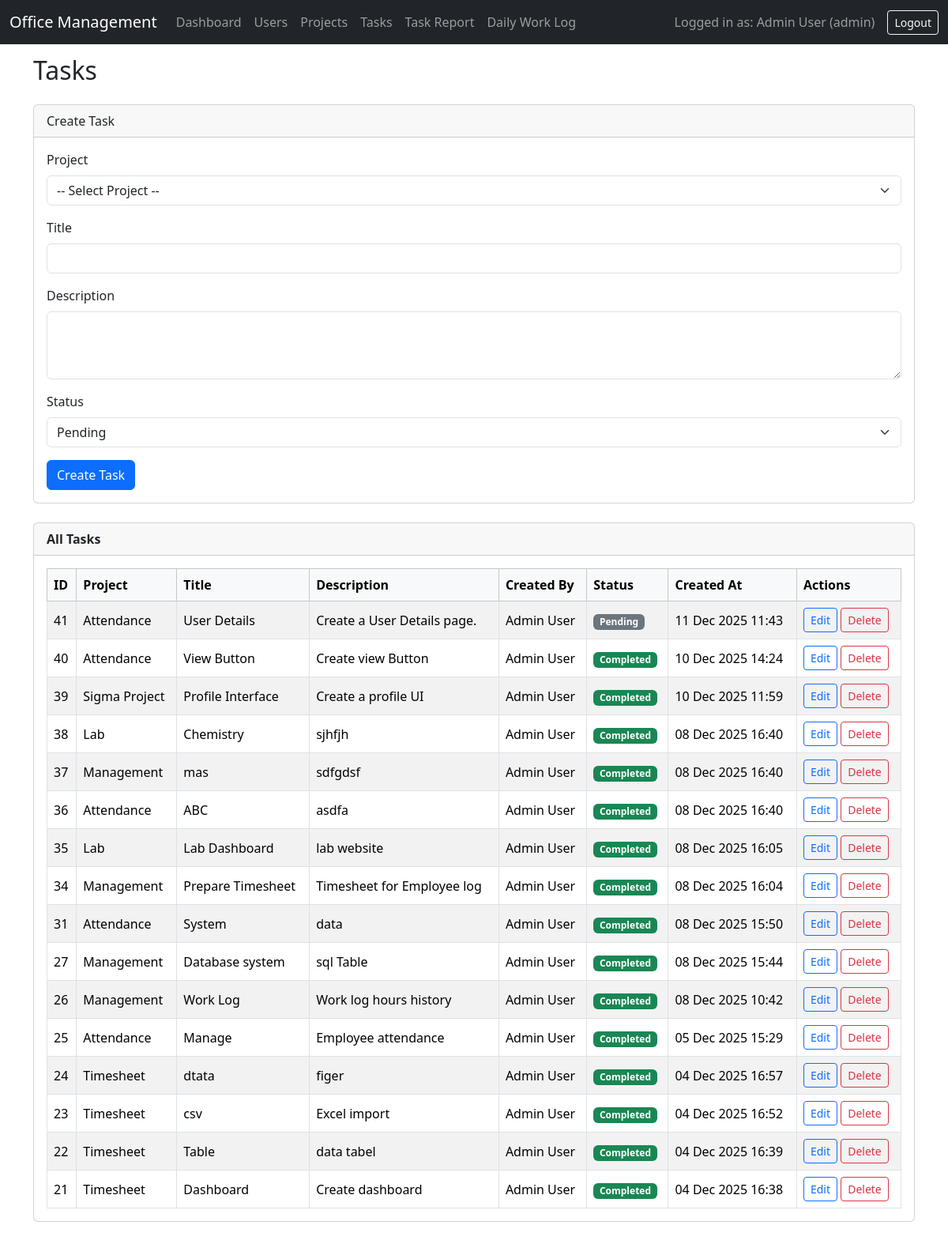
Screenshot of /tasks.php (signed in) with the database file from the repository.
### tables this page shows
CREATE TABLE `tasks` (
  `id` int(11) NOT NULL,
  `project_id` int(11) NOT NULL,
  `title` varchar(255) NOT NULL,
  `description` text DEFAULT NULL,
  `created_by` int(11) NOT NULL,
  `status` enum('pending','in_progress','completed') NOT NULL DEFAULT 'pending',
  `start_date` date DEFAULT NULL,
  `due_date` date DEFAULT NULL,
  `created_at` datetime NOT NULL DEFAULT current_timestamp()
);

CREATE TABLE `projects` (
  `id` int(11) NOT NULL,
  `name` varchar(255) NOT NULL,
  `description` text DEFAULT NULL,
  `created_by` int(11) NOT NULL,
  `created_at` datetime NOT NULL DEFAULT current_timestamp()
);

CREATE TABLE `users` (
  `id` int(11) NOT NULL,
  `full_name` varchar(100) NOT NULL,
  `first_name` varchar(100) DEFAULT NULL,
  `last_name` varchar(100) DEFAULT NULL,
  `username` varchar(50) NOT NULL,
  `email` varchar(191) DEFAULT NULL,
  `mobile` varchar(20) DEFAULT NULL,
  `phone` varchar(20) DEFAULT NULL,
  `address` text DEFAULT NULL,
  `social_facebook` varchar(191) DEFAULT NULL,
  `social_linkedin` varchar(191) DEFAULT NULL,
  `social_instagram` varchar(191) DEFAULT NULL,
  `social_twitter` varchar(191) DEFAULT NULL,
  `social_other` varchar(191) DEFAULT NULL,
  `profile_image` varchar(191) DEFAULT NULL,
  `password` varchar(255) NOT NULL,
  `role` enum('admin','manager','employee') NOT NULL DEFAULT 'employee',
  `created_at` datetime NOT NULL DEFAULT current_timestamp()
);

### tasks.php (the view, shortened to what this page needs)
<?php
require_once 'config.php';
$projects = [];
$projectRes = $mysqli->query("SELECT id, name FROM projects ORDER BY name");
if ($projectRes) {
    while ($row = $projectRes->fetch_assoc()) {
        $projects[] = $row;
    }
}
$allowedSorts = [
    'id_asc'          => 't.id ASC',
    'id_desc'         => 't.id DESC',
    'title_asc'       => 't.title ASC',
    'title_desc'      => 't.title DESC',
    'created_at_desc' => 't.created_at DESC',
    'created_at_asc'  => 't.created_at ASC',
    'status_asc'      => 't.status ASC',
    'status_desc'     => 't.status DESC',
];
$sortKey = $_GET['sort'] ?? 'created_at_desc';
$orderBy = $allowedSorts[$sortKey];
$query = "
    SELECT
        t.*,
        u.full_name AS created_by_name,
        p.name      AS project_name,
        EXISTS(
            SELECT 1
            FROM timesheets ts
            WHERE ts.task_id = t.id
              AND ts.manager_approved = 1
              AND LOWER(TRIM(ts.status)) = 'completed'
        ) AS has_approved
    FROM tasks t
    LEFT JOIN users    u ON t.created_by  = u.id
    LEFT JOIN projects p ON t.project_id = p.id
    ORDER BY {$orderBy}
";
$result = $mysqli->query($query);
$tasks  = [];
if ($result) {
    while ($row = $result->fetch_assoc()) {
        $tasks[] = $row;
    }
}
include 'header.php';
?>
<div class="d-flex justify-content-between align-items-center mb-4">
  <h2 class="mb-0">Tasks</h2>
</div>
<div class="card mb-4">
  <div class="card-header">Create Task</div>
  <div class="card-body">
    <?php if (!$projects): ?>
      <p class="text-muted mb-0">No projects available yet. Please create a project first.</p>
    <?php else: ?>
    <form method="post">
      <div class="mb-3">
        <label class="form-label">Project</label>
        <select name="project_id" class="form-select" required>
          <option value="">-- Select Project --</option>
        </select>
      </div>
      <div class="mb-3">
        <label class="form-label">Title</label>
        <input type="text" name="title" class="form-control" required>
      </div>
      <div class="mb-3">
        <label class="form-label">Description</label>
        <textarea name="description" class="form-control" rows="3"></textarea>
      </div>
      <div class="mb-3">
        <label class="form-label">Status</label>
        <select name="status" class="form-select">
          <option value="pending">Pending</option>
        </select>
      </div>
      <button type="submit" class="btn btn-primary">Create Task</button>
    </form>
    <?php endif; ?>
  </div>
</div>
<div class="card">
  <div class="card-header">
    <strong>All Tasks</strong>
  </div>
  <div class="card-body table-responsive">
    <table class="table table-striped table-bordered align-middle mb-0">
      <thead class="table-light">
        <tr>
          <th>ID</th>
          <th>Project</th>
          <th>Title</th>
          <th>Description</th>
          <th>Created By</th>
          <th>Status</th>
          <th>Created At</th>
          <th>Actions</th>
        </tr>
      </thead>
      <tbody>
        <?php if (!$tasks): ?>
          <tr>
            <td colspan="8" class="text-center text-muted">No tasks yet.</td>
          </tr>
        <?php else: ?>
          <?php foreach ($tasks as $t): ?>
            <tr>
              <td><?php echo (int)$t['id']; ?></td>
              <td><?php echo htmlspecialchars($t['project_name'] ?? ''); ?></td>
              <td><?php echo htmlspecialchars($t['title']); ?></td>
              <td><?php echo nl2br(htmlspecialchars($t['description'])); ?></td>
              <td><?php echo htmlspecialchars($t['created_by_name'] ?? ''); ?></td>
              <td>
                <span class="badge
                  <?php echo $t['status'] === 'completed' ? 'bg-success' :
                               ($t['status'] === 'in_progress' ? 'bg-warning text-dark' : 'bg-secondary'); ?>">
                  <?php echo htmlspecialchars(ucfirst($t['status'])); ?>
                </span>
              </td>
              <td>
                <?php
                $createdAt = !empty($t['created_at'])
                    ? date('d M Y H:i', strtotime($t['created_at']))
                    : '-';
                echo htmlspecialchars($createdAt);
                ?>
              </td>
              <td>
                <a href="task_edit.php?id=<?php echo (int)$t['id']; ?>" class="btn btn-sm btn-outline-primary">
                  Edit
                </a>
                <form method="post" class="d-inline"
                      onsubmit="return confirm('Are you sure you want to delete this task? This may also remove related timesheet entries.');">
                  <button type="submit" class="btn btn-sm btn-outline-danger">
                    Delete
                  </button>
                </form>
              </td>
            </tr>
          <?php endforeach; ?>
        <?php endif; ?>
      </tbody>
    </table>
  </div>
</div>
<?php include 'footer.php'; ?>

### rows the page displays
tasks: id "41", project.name "Attendance", title "User Details", description "Create a User Details page.", created_by.full_name "Admin User", status "Pending", created_at "11 Dec 2025 11:43"
tasks: id "40", project.name "Attendance", title "View Button", description "Create view Button", created_by.full_name "Admin User", status "Completed", created_at "10 Dec 2025 14:24"
tasks: id "39", project.name "Sigma Project", title "Profile Interface", description "Create a profile UI", created_by.full_name "Admin User", status "Completed", created_at "10 Dec 2025 11:59"
tasks: id "38", project.name "Lab", title "Chemistry", description "sjhfjh", created_by.full_name "Admin User", status "Completed", created_at "08 Dec 2025 16:40"
tasks: id "37", project.name "Management", title "mas", description "sdfgdsf", created_by.full_name "Admin User", status "Completed", created_at "08 Dec 2025 16:40"
tasks: id "36", project.name "Attendance", title "ABC", description "asdfa", created_by.full_name "Admin User", status "Completed", created_at "08 Dec 2025 16:40"
tasks: id "35", project.name "Lab", title "Lab Dashboard", description "lab website", created_by.full_name "Admin User", status "Completed", created_at "08 Dec 2025 16:05"
tasks: id "34", project.name "Management", title "Prepare Timesheet", description "Timesheet for Employee log", created_by.full_name "Admin User", status "Completed", created_at "08 Dec 2025 16:04"
tasks: id "31", project.name "Attendance", title "System", description "data", created_by.full_name "Admin User", status "Completed", created_at "08 Dec 2025 15:50"
tasks: id "27", project.name "Management", title "Database system", description "sql Table", created_by.full_name "Admin User", status "Completed", created_at "08 Dec 2025 15:44"
tasks: id "26", project.name "Management", title "Work Log", description "Work log hours history", created_by.full_name "Admin User", status "Completed", created_at "08 Dec 2025 10:42"
tasks: id "25", project.name "Attendance", title "Manage", description "Employee attendance", created_by.full_name "Admin User", status "Completed", created_at "05 Dec 2025 15:29"
tasks: id "24", project.name "Timesheet", title "dtata", description "figer", created_by.full_name "Admin User", status "Completed", created_at "04 Dec 2025 16:57"
tasks: id "23", project.name "Timesheet", title "csv", description "Excel import", created_by.full_name "Admin User", status "Completed", created_at "04 Dec 2025 16:52"
tasks: id "22", project.name "Timesheet", title "Table", description "data tabel", created_by.full_name "Admin User", status "Completed", created_at "04 Dec 2025 16:39"
tasks: id "21", project.name "Timesheet", title "Dashboard", description "Create dashboard", created_by.full_name "Admin User", status "Completed", created_at "04 Dec 2025 16:38"

### other values shown
$_SESSION['full_name'] "Admin User"
$_SESSION['role'] "admin"
